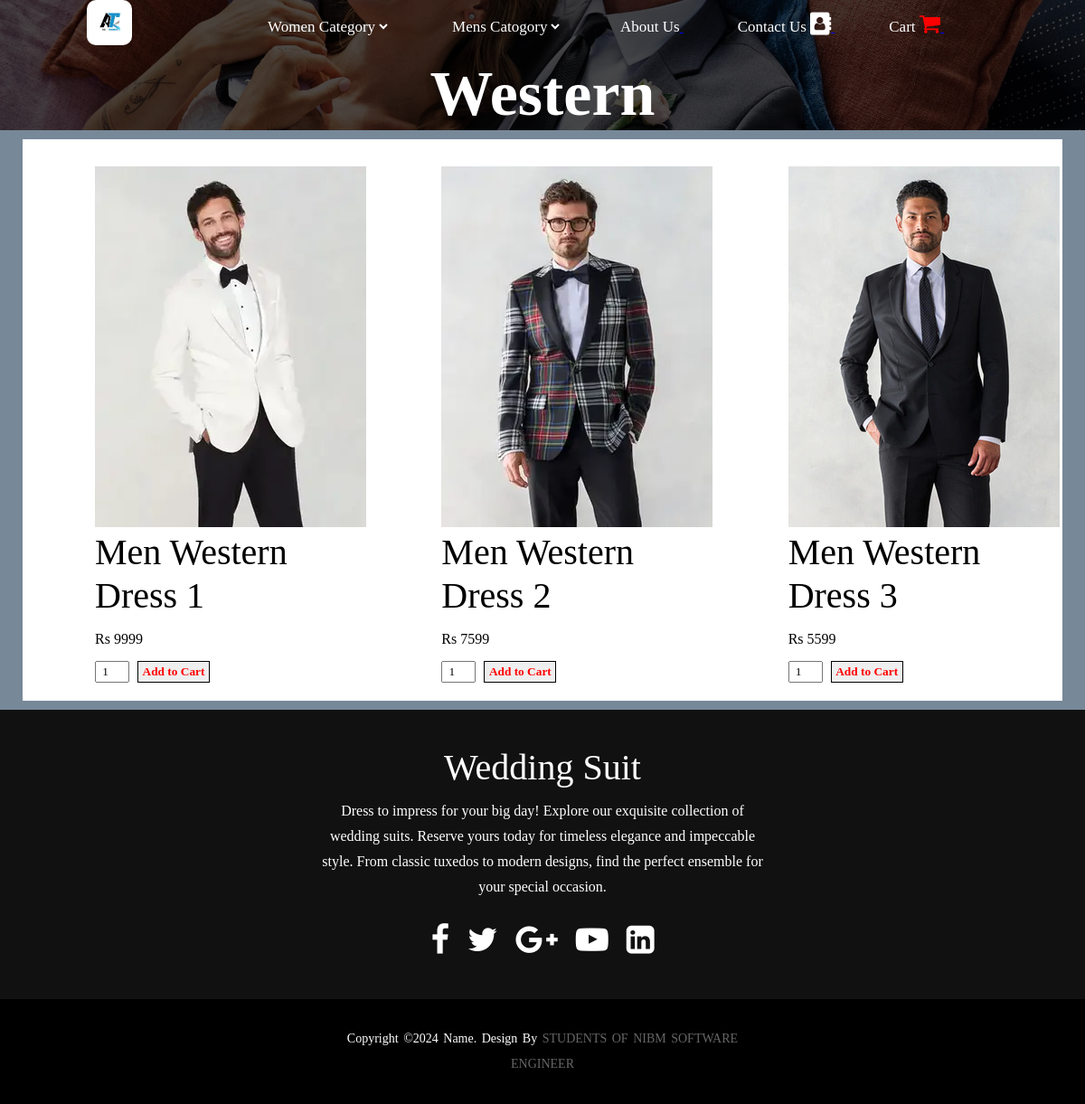
The page /MenWestern.php on the database its author committed.
### tables this page shows
CREATE TABLE `younger_mens_admin_control` (
  `id` int(10) NOT NULL,
  `description` varchar(500) NOT NULL,
  `image` varchar(100) NOT NULL,
  `price` double NOT NULL
);

### MenWestern.php (the view, shortened to what this page needs)
<?php
    require_once 'DBConn.php';
?>
<!DOCTYPE html>
<html lang="en">
<head>
    <link rel="stylesheet" href="HomePage.css">
    <link rel="stylesheet" href="https://cdnjs.cloudflare.com/ajax/libs/font-awesome/4.7.0/css/font-awesome.min.css">
</head>
<body>
<div class="container">
        <div class="navbar">
            <a href="FirstPage.php"><img src="img/alitradersicon.jpg" class="logo"></a>
            <nav>
                <ul>
                    <li>
                        <select name="" id="lds" onchange="window.location.href=this.value;" onfocus="this.size=3;" onblur="this.size=0;" onchange="this.size=1; this.blur()">
                            <option selected disabled>Women Category</option>
                        </select>
                    </li>
                    <li>
                        <select name="" id="mns" onchange="window.location.href=this.value;" onfocus="this.size=3;" onblur="this.size=0;" onchange="this.size=1; this.blur()">
                            <option selected disabled>Mens Catogory</option>
                        </select>
                    </li>
                    <li><a href="about.php">About Us</li>
                    <li><a href="contact.php">Contact Us&nbsp;<i class="fa fa-address-book" style="font-size:25px"></i></li>
                    <li><a href="cart.php">Cart&nbsp;<i class="fa fa-shopping-cart" style="font-size:25px;color:red"></i></li>
                </ul>
            </nav>
        </div>
        <h1>Western</h1>
    </div>
    <div class="conten produdiv">
        <?php
            $query="SELECT * FROM younger_mens_admin_control ORDER BY id ASC;";
            $result=mysqli_query($conn,$query);
            if(mysqli_num_rows($result) > 0){
                while($row = mysqli_fetch_array($result)){
                    ?>
                        <form action="MenWestern.php?action=add&id=<?php echo $row["id"] ?>" method="POST">
                            <div class="product">
                                <img src="img/<?php echo $row["image"]; ?>" alt="">
                                <h3><?php echo $row["description"]; ?></h3>
                                <p>Rs <?php echo $row["price"]; ?></p>
                                <input type="number" id="quantity" name="quantity" value="1">
                                <input type="submit" name="add" id="spc" value="Add to Cart">
                            </div>
                        </form>
                    <?php
                }
            }
            ?>
    </div>
    <footer>
    <div class="footer-content">
                <h3>Wedding Suit</h3>
                <p>Dress to impress for your big day! Explore our exquisite collection of wedding suits. Reserve yours today for timeless elegance and impeccable style. From classic tuxedos to modern designs, find the perfect ensemble for your special occasion.</p>
                <ul class="socials">
                    <li><a href="#"><i class="fa fa-facebook-f" style="font-size:36px"></i></a></li>
                    <li><a href="#"><i class="fa fa-twitter" style="font-size:36px"></i></a></li>
                    <li><a href="#"><i class="fa fa-google-plus" style="font-size:36px"></i></a></li>
                    <li><a href="#"><i class="fa fa-youtube-play" style="font-size:36px"></i></a></li>
                    <li><a href="#"><i class="fa fa-linkedin-square" style="font-size:36px"></i></a></li>
                </ul>
            </div>
            <div class="footer-bottom">
                <p>Copyright &copy;2024 name. Design By <span>Students of NIBM Software Engineer</span></p>
            </div>
    </footer>
</body>
</html>

### HomePage.css (style rules this page uses)
body { background-color: lightslategray; }
* { margin: 0; padding: 0; font-family: DomD Reg,Georgia,serif; }
.container { width: 100%; height: 50%; background-image: linear-gradient(rgba(0,0,0,0.7),rgba(0,0,0,0.7)),url(img/hero-1024.webp); background-position: center; background-size: cover; padding-left: 8%; padding-right: 8%; box-sizing: border-box; }
.navbar { height: 12%; display: flex; align-items: center; }
.logo { width: 50px; cursor: pointer; border-radius: 10px; }
nav { flex: 1; text-align: right; }
nav ul li { list-style: none; display: inline-block; margin-left: 60px; }
nav ul li a { text-decoration: none; color: white; font-size: 17px; }
nav ul li select { text-decoration: none; color: white; font-size: 17px; background: transparent; border: 0; }
nav ul li select option { background: transparent; }
h1 { text-align: center; font-weight: 700; color: white; font-size: 70px; font-family: "Freight Display Pro",Georgia,serif; margin-top: 10px; }
.conten { display: grid; grid-template-columns: repeat(3,auto); margin-top: 10px; padding-top: 20px; padding-bottom: 20px; background-color: white; }
#quantity { width: 30px; padding: 2px; text-align: center; }
.product { margin-top: 10px; }
#spc { color: red; border: 1px solid black; width: 80px; font-weight: bold; padding: 3px; margin-left: 5px; }
footer { width: 100vw; height: auto; margin-top: 10px; background-color: #111; font-family: "Open Sans"; padding-top: 40px; color: white; }
.footer-content { display: flex; align-items: center; justify-content: center; flex-direction: column; text-align: center; }
h3 { font-size: 40px; font-weight: 400; text-transform: capitalize; line-height: 3rem; }
p { max-width: 500px; margin: 10px auto; line-height: 28px; font-size: 16px; }
.socials { list-style: none; display: flex; align-items: center; justify-content: center; margin: 1rem 0 3rem 0; }
.socials li { margin: 0 10px; }
.socials a { text-decoration: none; color: white; }
.footer-bottom { background-color: black; width: 100vm; padding: 20px 0; text-align: center; }
.footer-bottom p { font-size: 14px; word-spacing: 2px; text-transform: capitalize; }
.footer-bottom span { text-transform: uppercase; opacity: .4; font-weight: 200; }
.produdiv { margin-left: 25px; margin-right: 25px; }
.product { margin-left: 80px; }

### rows shown on the page
younger_mens_admin_control: image (picture), description "Men Western Dress 1", price "9999"
younger_mens_admin_control: image (picture), description "Men Western Dress 2", price "7599"
younger_mens_admin_control: image (picture), description "Men Western Dress 3", price "5599"
